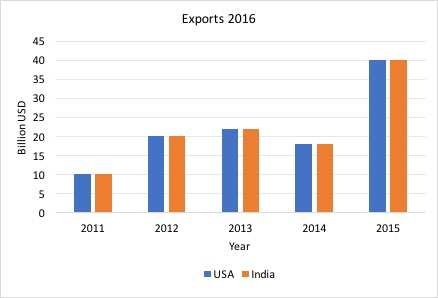
%> input picture Bar4.jpg, 438 x 298 px
$ octave processBarChartType2.m   (GNU Octave 9; MATLAB toolbox functions it lacks are replaced by stand-ins)
%> lines starting %> are read from the running program, lines starting %| are printed output that depends on the picture; in (x1, y1, x2, y2) boxes, pixels count from 0 and x2, y2 are one past the last pixel; in counts of white or black regions, pixels touching at a corner belong together; the program's own positions count from 1
I1 = imread('Bar4.jpg');
%> I1 is the input picture: size 298x438x3 uint8; mean R, G, B 240.6, 237.4, 237.6
I = rgb2gray(I1);
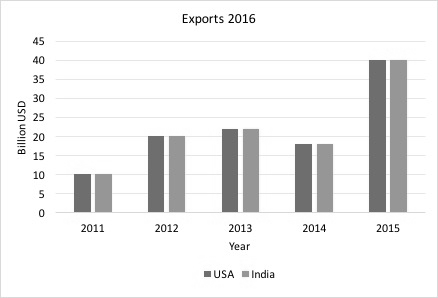
%> I: size 298x438 uint8; min 0, max 255, mean 238.4
BW = imbinarize(I);
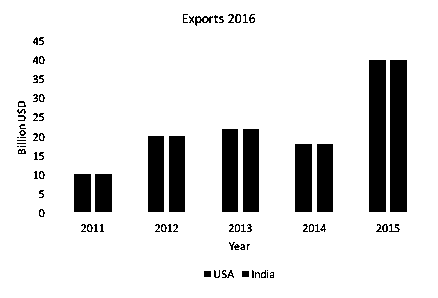
%> BW: size 298x438 logical; 88.2% white; 82 black regions (26 under 20 px), largest, box (x1, y1, x2, y2) and area: (369, 60, 386, 212) 2584, (390, 60, 407, 212) 2584, (222, 129, 238, 212) 1328
BW = imcomplement(BW);
a = bwareaopen(BW, 100);
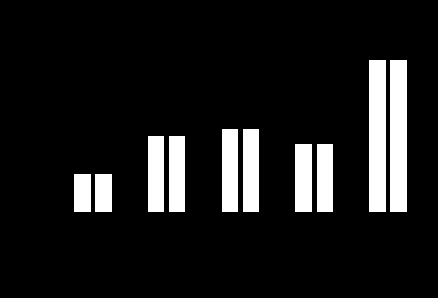
%> a: size 298x438 logical; 10.6% white; 10 white regions, largest, box (x1, y1, x2, y2) and area: (369, 60, 386, 212) 2584, (390, 60, 407, 212) 2584, (222, 129, 238, 212) 1328
ed = edge(a, 'canny', 0.2);
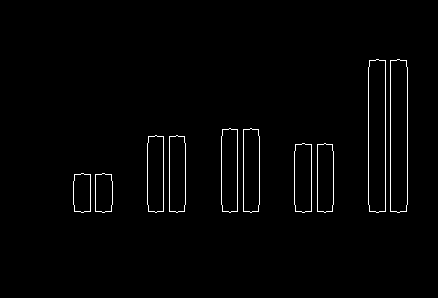
%> ed: size 298x438 logical; 1.5% white in thin lines or dots, all inside (x1, y1, x2, y2) = (73, 59, 408, 213)
% imshow(ed);
stats = regionprops(ed, 'all');
%> stats = 10 regions; largest, box (x1, y1, x2, y2), Area, Centroid, MajorAxisLength, MinorAxisLength and Eccentricity: (368, 59, 386, 213) 334 [377.6 136.5] 190.5 32.71 0.985, (390, 59, 408, 213) 334 [399.4 136.5] 190.5 32.71 0.985, (221, 128, 238, 213) 194 [230.1 171] 108.5 29.97 0.961
fh = figure();
imshow(I);
hold on;

numbars = 0;
for n = 1 : length(stats)
     thisBB = stats(n).BoundingBox;

     area = stats(n).Area;
     if area > 1
         numbars = numbars + 1;
        rectangle('Position', [thisBB(1),thisBB(2),thisBB(3),thisBB(4)],...
        'EdgeColor','r','LineWidth',1, 'Facecolor', 'b')
     end
end
%> this loop made 10 passes
%> (thisBB, area) on passes 1 to 10: ([73.5 173.5 18 40], 106), ([95.5 173.5 18 40], 106), ([147.5 135.5 17 78], 180), ([169.5 135.5 17 78], 180), ([221.5 128.5 17 85], 194), ([243.5 128.5 17 85], 194), ([294.5 143.5 18 70], 166), ([317.5 143.5 17 70], 164), ([368.5 59.5 18 154], 334), ([390.5 59.5 18 154], 334)

for n = 1 : length(stats)/2
     thisBB = stats(n).BoundingBox;

     bar1BB = stats(2*n - 1).BoundingBox;
     bar2BB = stats(2*n).BoundingBox;

     x = bar1BB(1);
     width = bar2BB(3) + bar1BB(3);
     y = bar1BB(2) + bar1BB(4);
     height = size(I,1) - (bar1BB(2)+ bar1BB(4)) - (.2 * size(I,1));
%      plot(x, y,'p','Color','green');
%      plot(x, y + height ,'p','Color','blue');

     rectangle('Position', [x y width height],...
     'EdgeColor','b','LineWidth',1, 'Facecolor', 'r')

%> (the run ends here)

$ run again, with bar1.jpg copied over Bar4.jpg
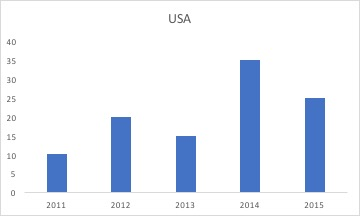
%> input picture bar1.jpg, 360 x 216 px
%> I1 is the input picture: size 216x360x3 uint8; mean R, G, B 234.4, 239.2, 247.1
%> a: size 216x360 logical; 10.2% white; 5 white regions, box (x1, y1, x2, y2) and area: (240, 60, 260, 192) 2640, (305, 98, 325, 192) 1880, (111, 117, 131, 192) 1500, (176, 136, 196, 192) 1120, (47, 154, 67, 192) 760
%> `ed = edge(a, 'canny', 0.2);`:
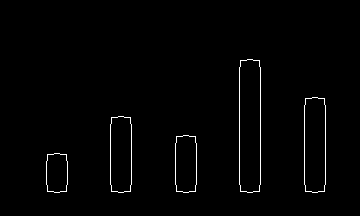
%> ed: size 216x360 logical; 1.2% white in thin lines or dots, all inside (x1, y1, x2, y2) = (46, 59, 326, 193)
%> stats = 5 regions; largest, box (x1, y1, x2, y2), Area, Centroid, MajorAxisLength, MinorAxisLength and Eccentricity: (239, 59, 261, 193) 300 [250.5 126.5] 169.6 39.69 0.972, (304, 97, 326, 193) 224 [315.5 145.5] 124.6 38.87 0.95, (110, 116, 132, 193) 186 [121.5 155] 101.8 38.2 0.927, (175, 135, 197, 193) 148 [186.5 164.5] 78.62 37.15 0.881
%> the loop `for n = 1 : length(stats)` made 5 passes
%> (thisBB, area) on passes 1 to 5: ([46.5 153.5 22 40], 112), ([110.5 116.5 22 77], 186), ([175.5 135.5 22 58], 148), ([239.5 59.5 22 134], 300), ([304.5 97.5 22 96], 224)
